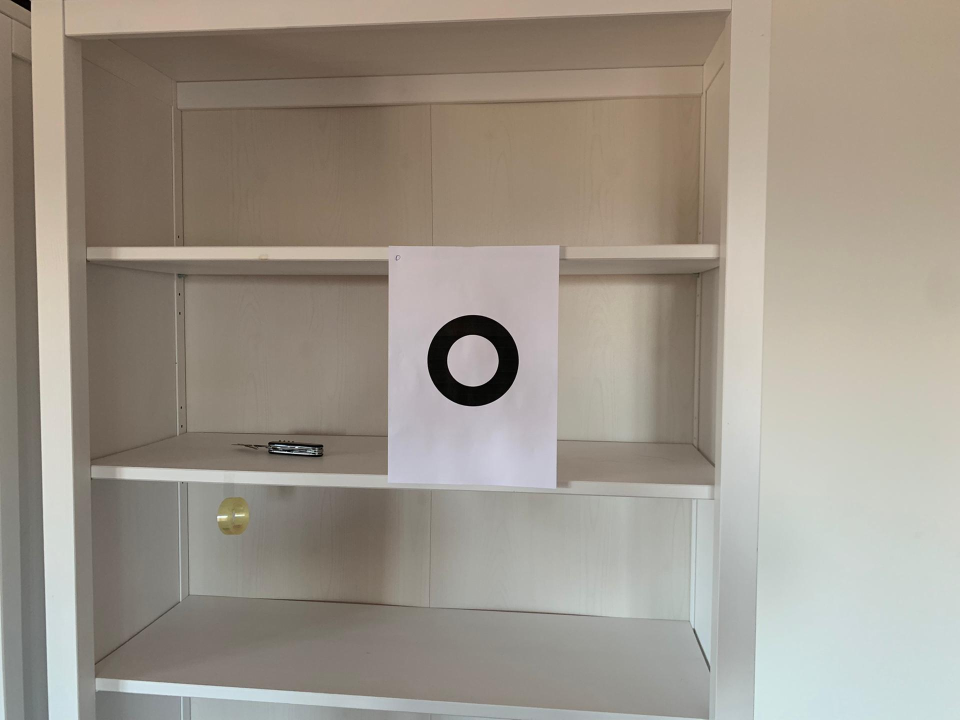
#> input picture vision/Fiduciary_Markers/Markers_Novos/D1.jpeg, 1920 x 1440 px, found by its file name (shown at 1/2 size)
$ python markerD.py
#> lines starting #> are read from the running program, lines starting #| are printed output that depends on the picture; after the words box and inside, x2 and y2 are one past the last pixel; in counts of white or black regions, pixels touching at a corner belong together
import cv2 as cv
import sys
import numpy as np
from numpy.linalg import norm
from operator import itemgetter, attrgetter
import cv2.aruco as aruco


#function that calculates the sum of angles of a 4 line object
# [221 lines left out: functions quad_sum, non_max_supression, match_templates, compare_distances, match_warped, order_points and 1 more, not called in this run]

#####################################################################
img_markers = []
name = "markers/Markers_Novos/"  #PUT NAME OF IMAGE HERE
img_markers.append(cv.imread(name + "D1.jpeg"))
img_markers.append(cv.imread(name + "D2.jpeg"))
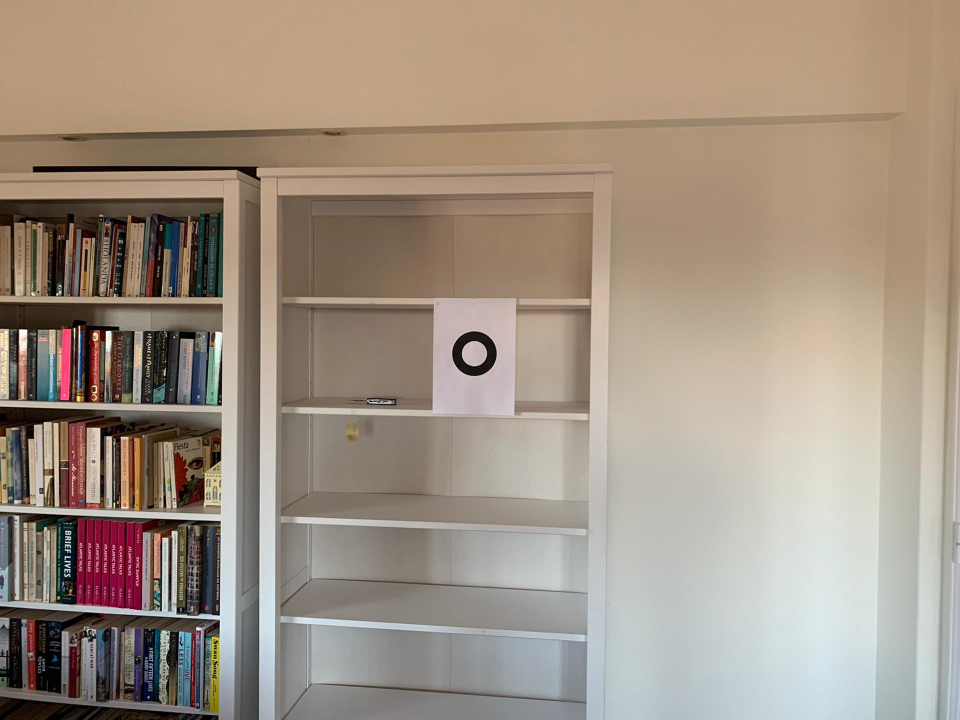
#> input picture vision/Fiduciary_Markers/Markers_Novos/D2.jpeg, 1920 x 1440 px, found by its file name (shown at 1/2 size)
img_markers.append(cv.imread(name + "D3.jpeg"))
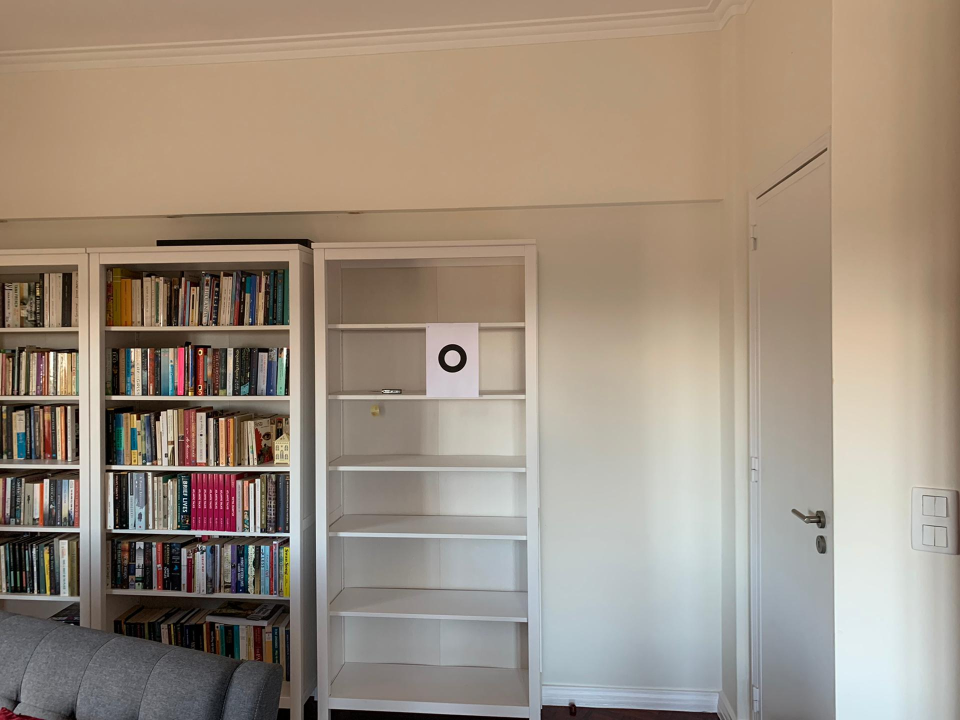
#> input picture vision/Fiduciary_Markers/Markers_Novos/D3.jpeg, 1920 x 1440 px, found by its file name (shown at 1/2 size)
img_markers.append(cv.imread(name + "D4.jpeg"))
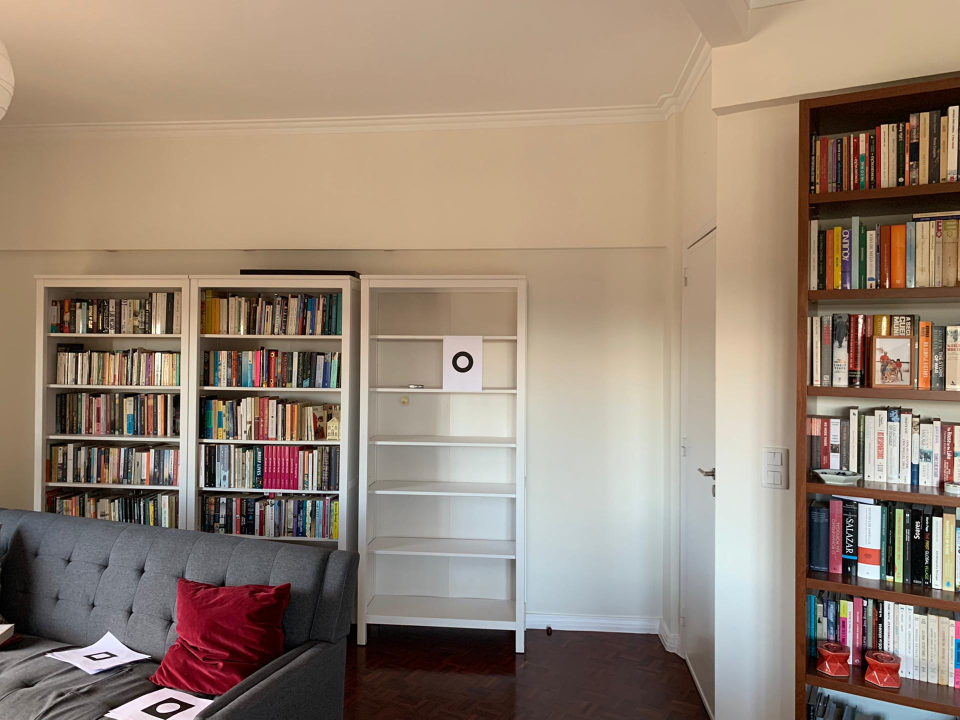
#> input picture vision/Fiduciary_Markers/Markers_Novos/D4.jpeg, 1920 x 1440 px, found by its file name (shown at 1/2 size)
img_markers.append(cv.imread(name + "D5.jpeg"))
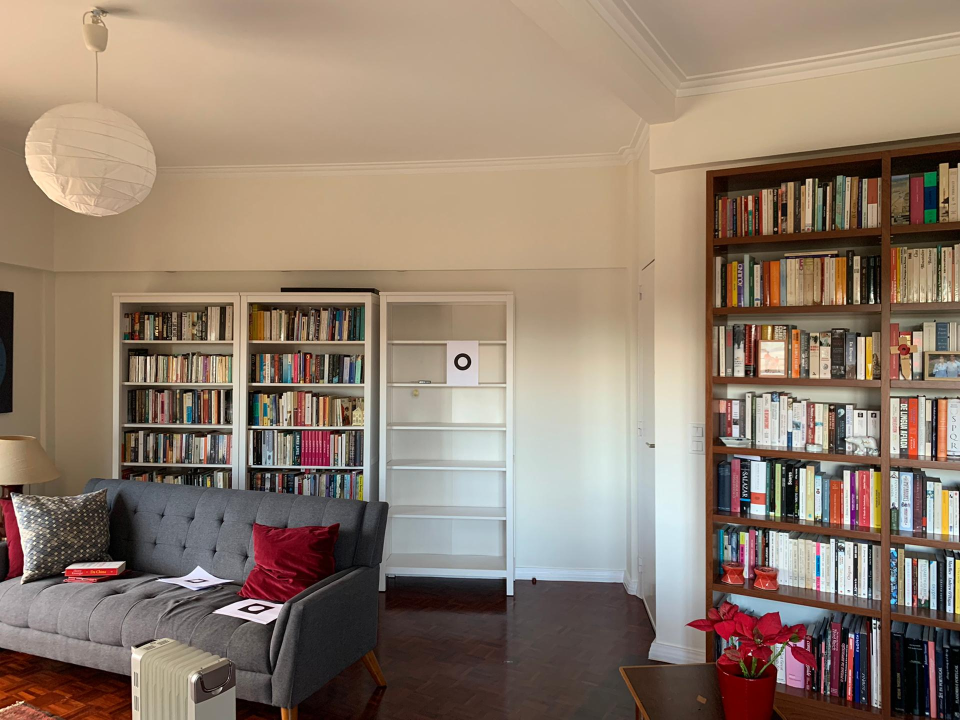
#> input picture vision/Fiduciary_Markers/Markers_Novos/D5.jpeg, 1920 x 1440 px, found by its file name (shown at 1/2 size)
found = []

#parameters initialization
minPerimeterRate = 0.03
maxPerimeterRate = 4
minCornerDistanceRate = 0.05
minPerimeterPixels = minPerimeterRate * np.maximum(img_markers[0].shape[0], img_markers[0].shape[1])
#> minPerimeterPixels = 57.6
maxPerimeterPixels = maxPerimeterRate * np.maximum(img_markers[0].shape[0], img_markers[0].shape[1])
#> maxPerimeterPixels = 7680
parameters = aruco.DetectorParameters_create() ##S
minDistanceToBorder = parameters.minDistanceToBorder
minDistSq = np.maximum(img_markers[0].shape[0], img_markers[0].shape[1]) * np.maximum(img_markers[0].shape[0], img_markers[0].shape[1])
#> minDistSq = 3686400

color = (0,255,0)


for i in range(5):
    #grayscale

    img = img_markers[i]

    img = cv.GaussianBlur(img, (5,5), 0)

    gray = cv.cvtColor(img, cv.COLOR_BGR2GRAY)

    #canny
    canny = cv.Canny(gray, 255/3, 255)

    circles = cv.HoughCircles(gray, method=cv.HOUGH_GRADIENT, dp=1, minDist=1, param1=100, param2=50, maxRadius=100)
    if (circles is None):
        break
    circles = np.int16(np.around(circles))
    for pt in circles[0, :]:
        x, y, R = pt[0], pt[1], pt[2]
        x = round(x)
        y = round(y)
        R = round(R)
        cv.circle(img, (x, y), R, (255, 0, 0), 5)

    contours, hierarchy = cv.findContours(canny, cv.RETR_TREE, cv.CHAIN_APPROX_SIMPLE)
    # Draw contours
    drawing = np.zeros((canny.shape[0], canny.shape[1], 3), dtype=np.uint8)
    for i in range(len(contours)):
        color = (0, 255, 0)
        cv.drawContours(drawing, contours, i, color, 1, cv.LINE_8, hierarchy, 0)

    circles = []
    for cnt in contours:
        cnt_len = cv.arcLength(cnt, True)
        cnt = cv.approxPolyDP(cnt, 0.02*cnt_len, True)
        if len(cnt) > 10:
            circles.append(cnt)

    for k in range(len(circles)):
        print("hellooo")
        x,y,w,h = cv.boundingRect(circles[k])
        drawing = cv.rectangle(drawing, (x,y), (x+w,y+h), (255,0,0), 2)
    #resize imagem
    scale_percent = 40 # percent of original size
    width = int(img.shape[1] * scale_percent / 100)
    height = int(img.shape[0] * scale_percent / 100)
    dim = (width, height)
    img = cv.resize(img, dim)
    drawing = cv.resize(drawing, dim)
    cv.imshow("desenho", drawing)
    cv.imshow('Contours', img)
    """
    squares = []
    triangles = []
    angle = 0
    for cnt in contours:
        cnt_len = cv.arcLength(cnt, True)
        cnt = cv.approxPolyDP(cnt, 0.02*cnt_len, True)
        if len(cnt) == 4  and cv.contourArea(cnt)>200 and cv.isContourConvex(cnt):
            cnt = cnt.reshape(-1, 2)
            approxCurve = cnt
            sum_angles = quad_sum(cnt)
            minCornerDistancePixels = len(cnt) * minCornerDistanceRate

            for j in range(0,4):
                d = (approxCurve[j][0] - approxCurve[(j + 1)%4][0]) * (approxCurve[j][0] - approxCurve[(j + 1)%4][0]) + (approxCurve[j][1] - approxCurve[(j + 1)%4][1]) * (approxCurve[j][1] - approxCurve[(j + 1)%4][1])
                minDistSq = min(minDistSq, d)

            if sum_angles == 360 and minDistSq >= minCornerDistancePixels * minCornerDistancePixels:
                tooNearBorder = False
                for j in range(4):
                    if(approxCurve[j][0] < minDistanceToBorder or approxCurve[j][1] < minDistanceToBorder or approxCurve[j][0] > canny.shape[0] - 1 - minDistanceToBorder or approxCurve[j][1] > canny.shape[1] - 1 - minDistanceToBorder):
                        tooNearBorder = True

                if(tooNearBorder): continue
                x,y,w,h = cv.boundingRect(cnt)
                area = cv.contourArea(cnt)


                candidate_corner = []
                warped =[]
                for j in range(4):
                    candidate_corner.append([approxCurve[j][0], approxCurve[j][1]])

                candidate_corner = np.array(candidate_corner)
                candidate_corner = order_points(candidate_corner)
                warped = four_point_transform(gray, candidate_corner)
                _, warped = cv.threshold(warped, 125, 255, cv.THRESH_BINARY | cv.THRESH_OTSU)
                drawing3 = np.zeros((warped.shape[0], warped.shape[1], 3), dtype=np.uint8)
                contour_warped, _ = cv.findContours(warped, cv.RETR_LIST, cv.CHAIN_APPROX_NONE)

                a = (x,y,w,h, area, warped, contour_warped)
                squares.append(a)
                for k in range(len(contour_warped)):

                    cv.drawContours(drawing3, contour_warped, k, color, 1, cv.LINE_8)

                cv.imshow("draw3", warped)


    #sorts every square and triangle, from smaller to bigger
    squares = sorted(squares, key=itemgetter(4))
    #triangles = sorted(triangles, key=itemgetter(4))

    #performs non maximum supression
    squares = non_max_supression(squares, 0.5)
    #triangles = non_max_supression(triangles, 0.5)

    markers = match_warped(squares, gray)

    if len(markers) > 0:
        found.append(1)
    else:
        found.append(0)
    """
    cv.waitKey(0)
    cv.destroyAllWindows()
#> this loop made 5 passes
#> pass 1, `canny = cv.Canny(gray, 255/3, 255)`:
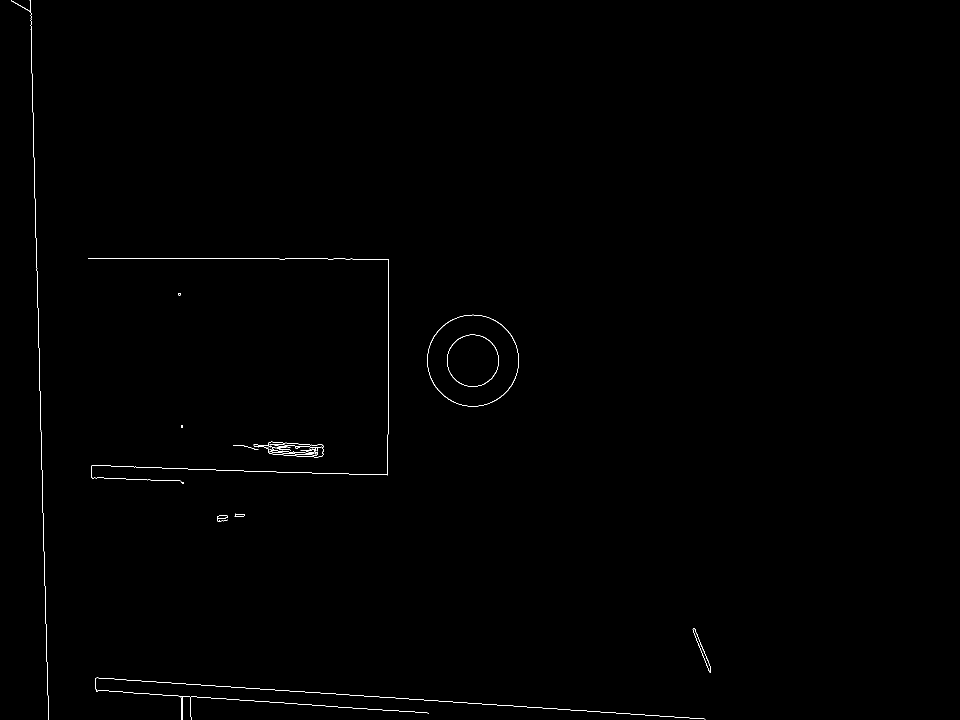
#> canny: shape (1440, 1920) (shown at 1/2 size); 0.28% white in thin lines or dots, all inside (x1, y1, x2, y2) = (22, 0, 1421, 1440)
#> after the loop: canny: shape (1440, 1920); 3.2% white in thin lines or dots
#> after the loop:
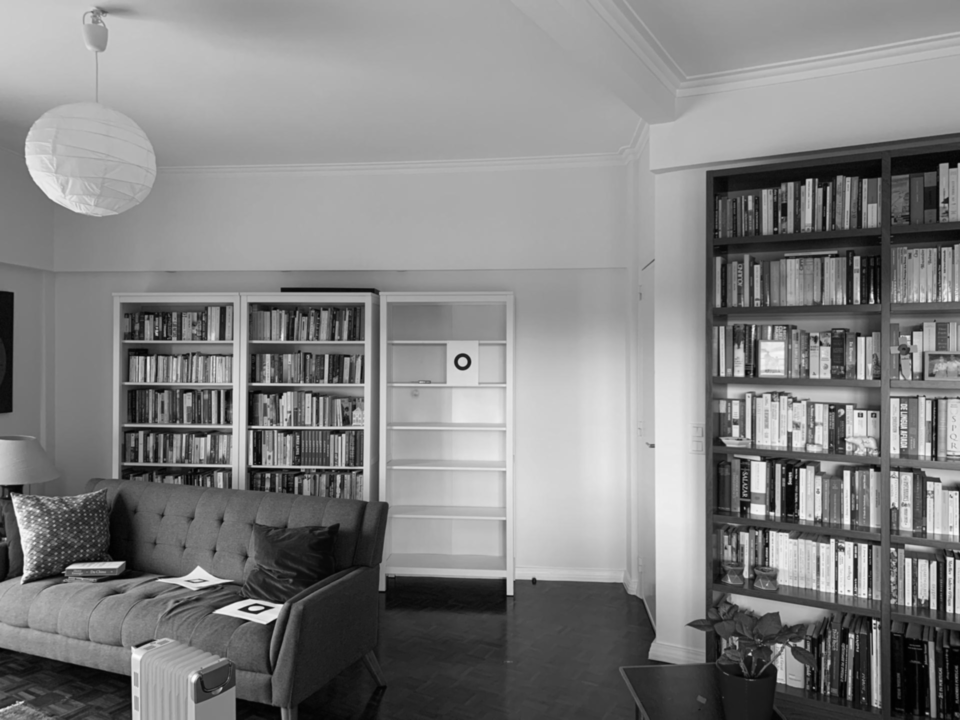
#> gray: shape (1440, 1920) (shown at 1/2 size); min 0, max 253, mean 130.3
#> after the loop:
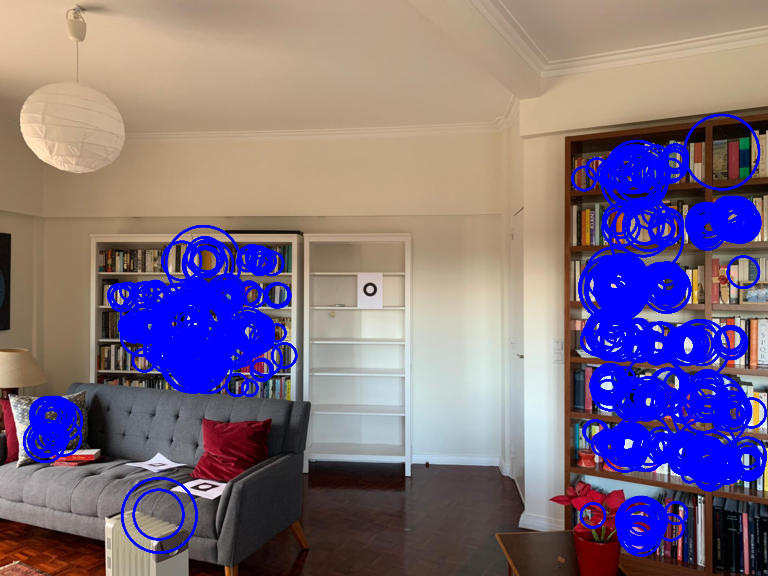
#> img: shape (576, 768, 3); mean B, G, R 131.7, 111.3, 127.6
#> after the loop, cnt = [[181, 22], [180, 25], [170, 30], [169, 47], [167, 48], [165, 45], [167, 29], [173, 23]]


np.savetxt('Marker_D.txt', found)
